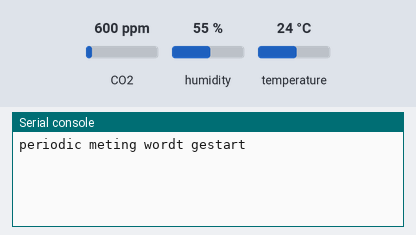
This program was run on a simulated ESP32 board running MicroPython. Parts: the last lines printed to the serial console. Inputs (shaded band) come from the test bench; at power-on: CO2 600 ppm, humidity 55 %, temperature 24 °C. Library files of the repository ran but are not shown: ssd1306.py.

Above: at 1.2 s.
1.3 s: CO2 set to 452 ppm
At 6.4 s:
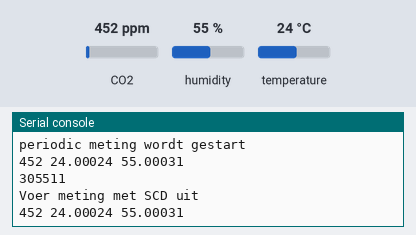
10.0 s: humidity set to 22 %
At 12.9 s:
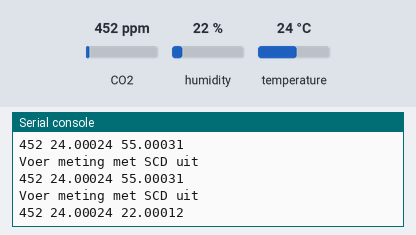
18.7 s: temperature set to 12 °C
At 20.0 s:
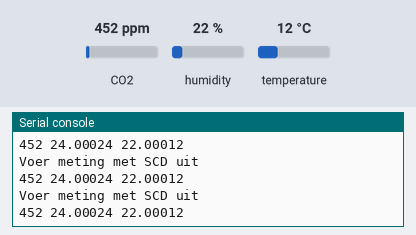

Measured:
- after the input at 1.3 s, the serial console: prints a new line after 4.2 s (image 1)
- after the input at 10.0 s, the serial console: prints a new line after 1.5 s (image 2)

The program:

mainCallCO2.py
```python
from machine import UART, Pin,PWM

import machine
import time
from time import sleep

from scd4Pressure import SCD4X
from machine import Pin, I2C

import ssd1306

sensornummer=5
# Instantiate the micropyGPS object


i2c = I2C(scl=Pin(22), sda=Pin(21))

sensor = SCD4X(i2c)
sensor.start_periodic_measurement()
print("periodic meting wordt gestart")
time.sleep(5)
co2=0
tempSCD=0
humSCD=0


def readSCD():
    global co2
    global tempSCD
    global humSCD
    co2, tempSCD, humSCD = sensor.co2, sensor.temperature, sensor.relative_humidity
    print (co2, tempSCD, humSCD)


deadline = time.ticks_add(time.ticks_ms(), 300000)
readSCD()

print(deadline)
while  time.ticks_diff(deadline, time.ticks_ms()) > 0:
    print("Voer meting met SCD uit")
    readSCD()

    time.sleep(2)

sensor.stop_periodic_measurement()

print (" forced callibration wordt uitgevoerd")
sensor.FRC(410)
```

scd4Pressure.py
```python
#Jos heeft "set_ambient pressure" en FRC aan deze module toegevoegd.
import time

class SCD4X:
    """
    Based on https://github.com/adafruit/Adafruit_CircuitPython_SCD4X
    Copyright (c) 2021 ladyada for Adafruit Industries
    MIT License
    """
    from micropython import const

    DEFAULT_ADDRESS = 0x62
    DATA_READY = const(0xE4B8)
    STOP_PERIODIC_MEASUREMENT = const(0x3F86)
    START_PERIODIC_MEASUREMENT = const(0x21B1)
    READ_MEASUREMENT = const(0xEC05)
    SET_PRESSURE=0X000

    def __init__(self, i2c_bus, address=DEFAULT_ADDRESS):
        self.i2c = i2c_bus
        self.address = address
        self._buffer = bytearray(18)
        self._cmd = bytearray(2)
        self._crc_buffer = bytearray(2)

        # cached readings
        self._temperature = None
        self._relative_humidity = None
        self._co2 = None

        self.stop_periodic_measurement()

    @property
    def co2(self):
        """Returns the CO2 concentration in PPM (parts per million)
        .. note::
            Between measurements, the most recent reading will be cached and returned.
        """
        if self.data_ready:
            self._read_data()
        return self._co2

    @property
    def temperature(self):
        """Returns the current temperature in degrees Celsius
        .. note::
            Between measurements, the most recent reading will be cached and returned.
        """
        if self.data_ready:
            self._read_data()
        return self._temperature

    @property
    def relative_humidity(self):
        """Returns the current relative humidity in %rH.
        .. note::
            Between measurements, the most recent reading will be cached and returned.
        """
        if self.data_ready:
            self._read_data()
        return self._relative_humidity

    def _read_data(self):
        """Reads the temp/hum/co2 from the sensor and caches it"""
        self._send_command(self.READ_MEASUREMENT, cmd_delay=0.001)
        self._read_reply(self._buffer, 9)
        self._co2 = (self._buffer[0] << 8) | self._buffer[1]
        temp = (self._buffer[3] << 8) | self._buffer[4]
        self._temperature = -45 + 175 * (temp / 2 ** 16)
        humi = (self._buffer[6] << 8) | self._buffer[7]
        self._relative_humidity = 100 * (humi / 2 ** 16)

    @property
    def data_ready(self):
        """Check the sensor to see if new data is available"""
        self._send_command(self.DATA_READY, cmd_delay=0.001)
        self._read_reply(self._buffer, 3)
        return not ((self._buffer[0] & 0x03 == 0) and (self._buffer[1] == 0))

    def stop_periodic_measurement(self):
        """Stop measurement mode"""
        self._send_command(self.STOP_PERIODIC_MEASUREMENT, cmd_delay=0.5)

    def start_periodic_measurement(self):
        """Put sensor into working mode, about 5s per measurement"""
        self._send_command(self.START_PERIODIC_MEASUREMENT, cmd_delay=0.01)

    def _send_command(self, cmd, cmd_delay=0.0):
        self._cmd[0] = (cmd >> 8) & 0xFF
        self._cmd[1] = cmd & 0xFF
        self.i2c.writeto(self.address, self._cmd)
        time.sleep(cmd_delay)

    def _read_reply(self, buff, num):
        self.i2c.readfrom_into(self.address, buff, num)
        self._check_buffer_crc(self._buffer[0:num])


    def _check_buffer_crc(self, buf):
        for i in range(0, len(buf), 3):
            self._crc_buffer[0] = buf[i]
            self._crc_buffer[1] = buf[i + 1]
            if self._crc8(self._crc_buffer) != buf[i + 2]:
                raise RuntimeError("CRC check failed while reading data")
        return True

    def set_ambient_pressure(self, pressure_mbar):
        if not 0 <= pressure_mbar <= 1201:
            raise ValueError("Pressure must be between 0 and 1200 mbar")

        pressure_value = int(pressure_mbar)
        pressure_bytes = pressure_value.to_bytes(2, 'big')
        crc = self._crc8(pressure_bytes)
        pressure_command = b'\xE0\x00' + pressure_bytes + bytes([crc])

        self.i2c.writeto(0x62, pressure_command)
        time.sleep(0.1)  # Small delay to ensure command is processed

    def FRC(self, ppmConcentration): #pzelf geschreven maar niet getest
        ppmConcentration_bytes=ppmConcentration.to_bytes(2,'big')
        crc=self._crc8(ppmConcentration_bytes)
        FRC_command=b'\x36\x2f'+ ppmConcentration_bytes + bytes ([crc])
        self.i2c.writeto(0x62,FRC_command)

    @staticmethod
    def _crc8(buffer):
        crc = 0xFF
        for byte in buffer:
            crc ^= byte
            for _ in range(8):
                if crc & 0x80:
                    crc = (crc << 1) ^ 0x31
                else:
                    crc = crc << 1
        return crc & 0xFF
```
